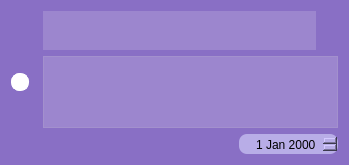
<?xml version="1.0" encoding="UTF-8"?>
<ui version="4.0">
 <class>TaskBlock</class>
 <widget class="QWidget" name="TaskBlock">
  <property name="geometry">
   <rect>
    <x>0</x>
    <y>0</y>
    <width>349</width>
    <height>140</height>
   </rect>
  </property>
  <property name="minimumSize">
   <size>
    <width>0</width>
    <height>0</height>
   </size>
  </property>
  <property name="maximumSize">
   <size>
    <width>16777215</width>
    <height>140</height>
   </size>
  </property>
  <property name="windowTitle">
   <string>Form</string>
  </property>
  <property name="autoFillBackground">
   <bool>false</bool>
  </property>
  <property name="styleSheet">
   <string notr="true">#TaskBlock {
background-color: rgb(137, 111, 197);
border-radius: 20px;
border: 1px solid rgb(137, 111, 197);
}</string>
  </property>
  <layout class="QHBoxLayout" name="horizontalLayout_7">
   <item>
    <layout class="QGridLayout" name="groupAllElements">
     <item row="0" column="0">
      <layout class="QVBoxLayout" name="groupWithChecked">
       <item>
        <widget class="QCheckBox" name="completed">
         <property name="sizePolicy">
          <sizepolicy hsizetype="Fixed" vsizetype="Fixed">
           <horstretch>0</horstretch>
           <verstretch>0</verstretch>
          </sizepolicy>
         </property>
         <property name="minimumSize">
          <size>
           <width>18</width>
           <height>18</height>
          </size>
         </property>
         <property name="styleSheet">
          <string notr="true">QCheckBox {
    font: 13px &quot;Segoe UI&quot;;
    color: #444444;
    spacing: 8px;
}

QCheckBox::indicator {
    width: 16px;
    height: 16px;
    border: 1px solid white;
    border-radius: 8px;
    background: white;
}

QCheckBox::indicator:checked {
    background: #A78BFA;
    border: 1px solid #A78BFA;
    image: url(:/icons/checked.svg);
}</string>
         </property>
         <property name="text">
          <string/>
         </property>
        </widget>
       </item>
      </layout>
     </item>
     <item row="0" column="1">
      <layout class="QVBoxLayout" name="verticalLayout">
       <item>
        <layout class="QHBoxLayout" name="horizontalLayout">
         <item>
          <widget class="QStackedWidget" name="stackedTitle">
           <property name="sizePolicy">
            <sizepolicy hsizetype="Expanding" vsizetype="Preferred">
             <horstretch>1</horstretch>
             <verstretch>0</verstretch>
            </sizepolicy>
           </property>
           <property name="currentIndex">
            <number>1</number>
           </property>
           <widget class="QWidget" name="view">
            <layout class="QHBoxLayout" name="horizontalLayout_2">
             <property name="leftMargin">
              <number>0</number>
             </property>
             <property name="topMargin">
              <number>0</number>
             </property>
             <property name="rightMargin">
              <number>0</number>
             </property>
             <property name="bottomMargin">
              <number>0</number>
             </property>
             <item>
              <widget class="QLabel" name="taskTitle">
               <property name="sizePolicy">
                <sizepolicy hsizetype="Expanding" vsizetype="Preferred">
                 <horstretch>0</horstretch>
                 <verstretch>0</verstretch>
                </sizepolicy>
               </property>
               <property name="minimumSize">
                <size>
                 <width>250</width>
                 <height>0</height>
                </size>
               </property>
               <property name="styleSheet">
                <string notr="true">font: 800 20pt &quot;Avenir&quot;;
color: white;</string>
               </property>
               <property name="text">
                <string>title</string>
               </property>
               <property name="wordWrap">
                <bool>false</bool>
               </property>
              </widget>
             </item>
            </layout>
           </widget>
           <widget class="QWidget" name="edit">
            <layout class="QHBoxLayout" name="horizontalLayout_3">
             <property name="leftMargin">
              <number>0</number>
             </property>
             <property name="topMargin">
              <number>0</number>
             </property>
             <property name="rightMargin">
              <number>0</number>
             </property>
             <property name="bottomMargin">
              <number>0</number>
             </property>
             <item>
              <widget class="QLineEdit" name="titleEdit_">
               <property name="font">
                <font>
                 <family>Avenir</family>
                 <pointsize>20</pointsize>
                 <italic>false</italic>
                 <fontweight>ExtraBold</fontweight>
                </font>
               </property>
               <property name="styleSheet">
                <string notr="true">QLineEdit {
    font: 800 20pt &quot;Avenir&quot;;
    background-color: rgba(255,255,255,40);
    color: white;

    border: none;
}</string>
               </property>
              </widget>
             </item>
            </layout>
           </widget>
          </widget>
         </item>
         <item>
          <spacer name="horizontalSpacer">
           <property name="orientation">
            <enum>Qt::Orientation::Horizontal</enum>
           </property>
           <property name="sizeType">
            <enum>QSizePolicy::Policy::Expanding</enum>
           </property>
           <property name="sizeHint" stdset="0">
            <size>
             <width>0</width>
             <height>20</height>
            </size>
           </property>
          </spacer>
         </item>
         <item alignment="Qt::AlignmentFlag::AlignRight|Qt::AlignmentFlag::AlignVCenter">
          <widget class="QPushButton" name="deleteButton">
           <property name="minimumSize">
            <size>
             <width>16</width>
             <height>16</height>
            </size>
           </property>
           <property name="maximumSize">
            <size>
             <width>16</width>
             <height>16</height>
            </size>
           </property>
           <property name="styleSheet">
            <string notr="true">#deleteButton {
    background-color: transparent;
    border: none;
}
</string>
           </property>
           <property name="text">
            <string/>
           </property>
           <property name="icon">
            <iconset resource="resources.qrc">
             <normaloff>:/icons/trash.svg</normaloff>
             <normalon>:/icons/trash-red.svg</normalon>
             <activeoff>:/icons/trash-red.svg</activeoff>
             <activeon>:/icons/trash.svg</activeon>:/icons/trash.svg</iconset>
           </property>
           <property name="flat">
            <bool>true</bool>
           </property>
          </widget>
         </item>
        </layout>
       </item>
       <item>
        <widget class="QStackedWidget" name="stackedDescription">
         <property name="sizePolicy">
          <sizepolicy hsizetype="Expanding" vsizetype="Preferred">
           <horstretch>0</horstretch>
           <verstretch>0</verstretch>
          </sizepolicy>
         </property>
         <property name="maximumSize">
          <size>
           <width>16777215</width>
           <height>80</height>
          </size>
         </property>
         <property name="currentIndex">
          <number>1</number>
         </property>
         <widget class="QWidget" name="view_2">
          <property name="sizePolicy">
           <sizepolicy hsizetype="Expanding" vsizetype="Minimum">
            <horstretch>0</horstretch>
            <verstretch>0</verstretch>
           </sizepolicy>
          </property>
          <property name="maximumSize">
           <size>
            <width>16777215</width>
            <height>80</height>
           </size>
          </property>
          <layout class="QHBoxLayout" name="horizontalLayout_4">
           <property name="leftMargin">
            <number>0</number>
           </property>
           <property name="topMargin">
            <number>0</number>
           </property>
           <property name="rightMargin">
            <number>0</number>
           </property>
           <property name="bottomMargin">
            <number>0</number>
           </property>
           <item>
            <widget class="QLabel" name="taskDescription">
             <property name="sizePolicy">
              <sizepolicy hsizetype="Expanding" vsizetype="Minimum">
               <horstretch>0</horstretch>
               <verstretch>0</verstretch>
              </sizepolicy>
             </property>
             <property name="maximumSize">
              <size>
               <width>16777215</width>
               <height>80</height>
              </size>
             </property>
             <property name="styleSheet">
              <string notr="true">color: white; 
font: 300 italic 15pt &quot;Avenir&quot;;</string>
             </property>
             <property name="text">
              <string>description</string>
             </property>
             <property name="alignment">
              <set>Qt::AlignmentFlag::AlignLeading|Qt::AlignmentFlag::AlignLeft|Qt::AlignmentFlag::AlignTop</set>
             </property>
            </widget>
           </item>
          </layout>
         </widget>
         <widget class="QWidget" name="edit_2">
          <property name="enabled">
           <bool>true</bool>
          </property>
          <property name="sizePolicy">
           <sizepolicy hsizetype="Preferred" vsizetype="Minimum">
            <horstretch>0</horstretch>
            <verstretch>0</verstretch>
           </sizepolicy>
          </property>
          <property name="maximumSize">
           <size>
            <width>16777215</width>
            <height>80</height>
           </size>
          </property>
          <layout class="QHBoxLayout" name="horizontalLayout_5">
           <property name="leftMargin">
            <number>0</number>
           </property>
           <property name="topMargin">
            <number>0</number>
           </property>
           <property name="rightMargin">
            <number>0</number>
           </property>
           <property name="bottomMargin">
            <number>0</number>
           </property>
           <item>
            <widget class="QPlainTextEdit" name="descriptionEdit_">
             <property name="sizePolicy">
              <sizepolicy hsizetype="Expanding" vsizetype="Minimum">
               <horstretch>0</horstretch>
               <verstretch>0</verstretch>
              </sizepolicy>
             </property>
             <property name="styleSheet">
              <string notr="true">background-color: rgba(255,255,255,40);
color: white; 
font: 300 italic 15pt &quot;Avenir&quot;;</string>
             </property>
             <property name="sizeAdjustPolicy">
              <enum>QAbstractScrollArea::SizeAdjustPolicy::AdjustToContents</enum>
             </property>
            </widget>
           </item>
          </layout>
         </widget>
        </widget>
       </item>
       <item>
        <spacer name="verticalSpacer">
         <property name="orientation">
          <enum>Qt::Orientation::Vertical</enum>
         </property>
         <property name="sizeType">
          <enum>QSizePolicy::Policy::Expanding</enum>
         </property>
         <property name="sizeHint" stdset="0">
          <size>
           <width>0</width>
           <height>20</height>
          </size>
         </property>
        </spacer>
       </item>
       <item>
        <widget class="QStackedWidget" name="stackedDate">
         <property name="maximumSize">
          <size>
           <width>16777215</width>
           <height>20</height>
          </size>
         </property>
         <property name="currentIndex">
          <number>1</number>
         </property>
         <widget class="QWidget" name="page_3">
          <layout class="QHBoxLayout" name="horizontalLayout_8">
           <property name="leftMargin">
            <number>0</number>
           </property>
           <property name="topMargin">
            <number>0</number>
           </property>
           <property name="rightMargin">
            <number>0</number>
           </property>
           <property name="bottomMargin">
            <number>0</number>
           </property>
           <item>
            <widget class="QLabel" name="taskDeadline">
             <property name="styleSheet">
              <string notr="true">color: rgb(255, 255, 255); 
font: 500 13pt &quot;Avenir&quot;;</string>
             </property>
             <property name="text">
              <string>deadline</string>
             </property>
             <property name="alignment">
              <set>Qt::AlignmentFlag::AlignRight|Qt::AlignmentFlag::AlignTrailing|Qt::AlignmentFlag::AlignVCenter</set>
             </property>
            </widget>
           </item>
          </layout>
         </widget>
         <widget class="QWidget" name="page_4">
          <layout class="QHBoxLayout" name="horizontalLayout_6">
           <property name="leftMargin">
            <number>0</number>
           </property>
           <property name="topMargin">
            <number>0</number>
           </property>
           <property name="rightMargin">
            <number>0</number>
           </property>
           <property name="bottomMargin">
            <number>0</number>
           </property>
           <item>
            <spacer name="hSpacer">
             <property name="orientation">
              <enum>Qt::Orientation::Horizontal</enum>
             </property>
             <property name="sizeHint" stdset="0">
              <size>
               <width>40</width>
               <height>20</height>
              </size>
             </property>
            </spacer>
           </item>
           <item>
            <widget class="QDateEdit" name="dateEdit_">
             <property name="sizePolicy">
              <sizepolicy hsizetype="Fixed" vsizetype="Fixed">
               <horstretch>0</horstretch>
               <verstretch>0</verstretch>
              </sizepolicy>
             </property>
             <property name="styleSheet">
              <string notr="true">background-color: rgb(184, 173, 231);
border: none;
border-radius: 8px;
padding: 5px;
font: 500 13pt &quot;Avenir&quot;;</string>
             </property>
             <property name="alignment">
              <set>Qt::AlignmentFlag::AlignRight|Qt::AlignmentFlag::AlignTrailing|Qt::AlignmentFlag::AlignVCenter</set>
             </property>
            </widget>
           </item>
          </layout>
         </widget>
        </widget>
       </item>
      </layout>
     </item>
    </layout>
   </item>
  </layout>
 </widget>
 <resources>
  <include location="resources.qrc"/>
 </resources>
 <connections/>
</ui>
